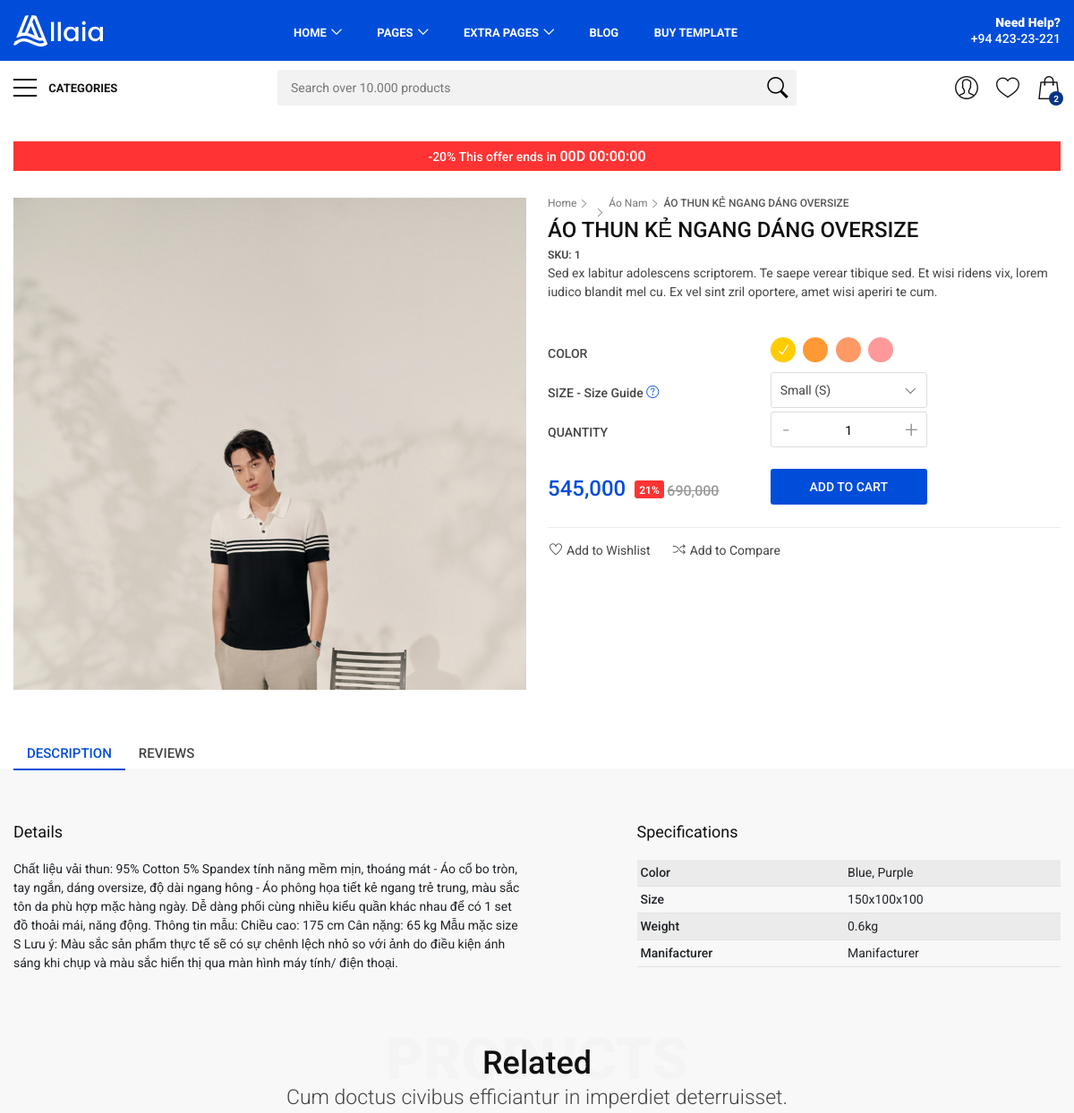
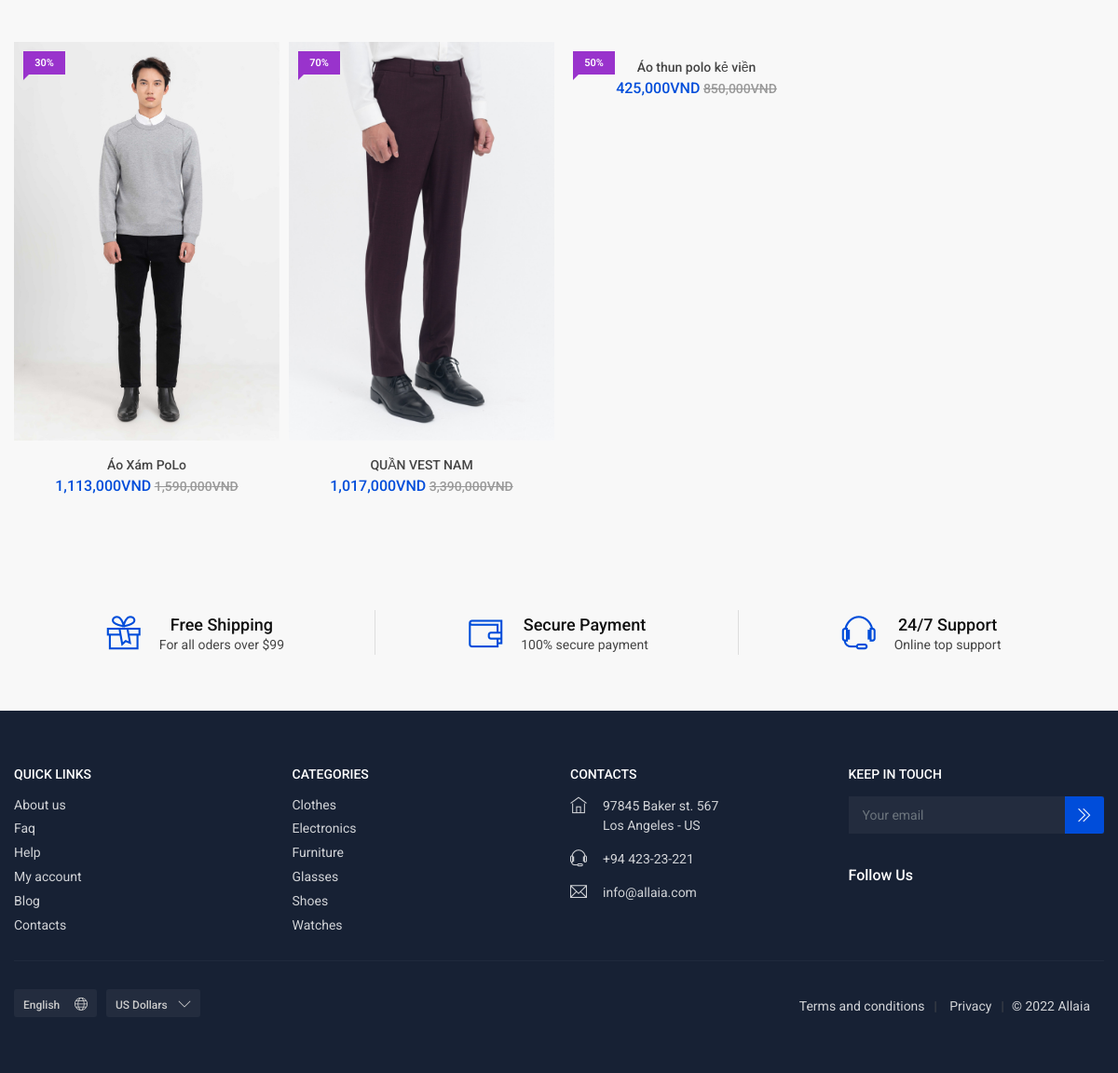
The page /index.php?act=ct&id=6 on the database its author committed (2 pictures, top to bottom).
### tables this page shows
CREATE TABLE `hang_hoa` (
  `ma_hh` int(11) NOT NULL COMMENT 'mã hàng hóa',
  `ten_hh` varchar(50) NOT NULL COMMENT 'tên hàng hóa ',
  `don_gia` double(10,2) NOT NULL COMMENT 'đơn giá ',
  `giam_gia` double(10,2) DEFAULT 0.00 COMMENT 'mức giả giá ',
  `hinh` varchar(50) NOT NULL COMMENT 'hình ảnh ',
  `ngay_nhap` timestamp NOT NULL DEFAULT current_timestamp() ON UPDATE current_timestamp() COMMENT 'ngày nhập ',
  `mo_ta` text DEFAULT NULL COMMENT 'mô tả hàng hóa ',
  `dac_biet` tinyint(1) NOT NULL COMMENT 'trạng thái đặc biệt',
  `so_luot_xem` int(11) NOT NULL DEFAULT 0 COMMENT 'số lượt xem ',
  `ma_loai` int(11) NOT NULL COMMENT 'mã loại '
);

CREATE TABLE `loaihang` (
  `ma_loai` int(11) NOT NULL COMMENT 'Mã Loại Hàng',
  `ten_loai` varchar(50) NOT NULL COMMENT 'Tên Loại Hàng ',
  `hinh_anh` varchar(100) NOT NULL COMMENT 'Hình Ảnh ',
  `trang_thai` varchar(20) NOT NULL COMMENT 'Trạng Thái Danh Mục'
);

### model/pdo.php (called while the page is built, shortened)
<?php
function pdo_get_connection(){
    $servername = "localhost";
    $username = "root";
    $password = "";
    try {
        $conn = new PDO("mysql:host=$servername;dbname=duan001", $username, $password);
        $conn->setAttribute(PDO::ATTR_ERRMODE, PDO::ERRMODE_EXCEPTION);
        return $conn;
    } catch(PDOException $e) {
        echo "Connection failed: " . $e->getMessage();
    }
}
function pdo_query($sql){
    $sql_args=array_slice(func_get_args(),1);
    try{
        $conn=pdo_get_connection();
        $stmt=$conn->prepare($sql);
        $stmt->execute($sql_args);
        $rows=$stmt->fetchAll();
        return $rows;
    }
    catch(PDOException $e){
        throw $e;
    }
    finally{
        unset($conn);
    }
}
function pdo_query_one($sql){
    $sql_args=array_slice(func_get_args(),1);
    try{
        $conn=pdo_get_connection();
        $stmt=$conn->prepare($sql);
        $stmt->execute($sql_args);
        $row=$stmt->fetch(PDO::FETCH_ASSOC);
        return $row;
    }
    catch(PDOException $e){
        throw $e;
    }
    finally{
        unset($conn);
    }
}
?>

### model/select.php (called while the page is built, shortened)
<?php
function loadOne_category($id){
    $sql = "SELECT * FROM loaihang WHERE ma_loai = $id";
    $one_category = pdo_query_one($sql);
    return $one_category;
}
function loadOne_products($id){
    $sql = "SELECT * FROM hang_hoa WHERE ma_hh = ?";
    $one_products = pdo_query_one($sql, $id);
    return $one_products;
}
function load_related_products($id, $ma_loai){
    $sql = "SELECT * FROM hang_hoa WHERE ma_loai = $ma_loai and ma_hh <> $id";
    $related_product = pdo_query($sql);
    return $related_product;
}
?>

### view/sanpham/chitietsp.php (the view, shortened to what this page needs)
<main>
    <div class="container margin_30">
        <div class="countdown_inner">-20% This offer ends in <div data-countdown="2019/05/15" class="countdown"></div>
        </div>
        <div class="row">
            <div class="col-md-6">
                <div class="all">
                    <div class="slider">
                        <div class="owl-carousel owl-theme main">
                            <img src="uploadProducts/<?php echo $sp['hinh'] ?>" alt="../uploadProducts/<?php echo $sp['hinh'] ?>" class="item-box" width="100%">
                        </div>
                    </div>
                </div>
            </div>
            <div class="col-md-6">
                <div class="breadcrumbs">
                    <ul>
                        <li><a href="">Home</a></li>
                        <li><a href=""><?php echo $dm['ten_loai'] ?></a></li>
                        <li><?php echo $sp['ten_hh'] ?></li>
                    </ul>
                </div>
                <div class="prod_info">
                    <h1><?php echo mb_strtoupper($sp['ten_hh']) ?></h1>
                    <p><small>SKU: <?php echo $sp['dac_biet'] ?></small><br>
                    Sed ex labitur adolescens scriptorem. Te saepe verear tibique sed. Et wisi ridens vix, lorem iudico blandit mel cu. Ex vel sint zril oportere, amet wisi aperiri te cum.</p>
                    <div class="prod_options">
                        <div class="row">
                            <label class="col-xl-5 col-lg-5  col-md-6 col-6 pt-0"><strong>Color</strong></label>
                            <div class="col-xl-4 col-lg-5 col-md-6 col-6 colors">
                                <ul>
                                    <li><a href="#0" class="color color_1 active"></a></li>
                                    <li><a href="#0" class="color color_2"></a></li>
                                    <li><a href="#0" class="color color_3"></a></li>
                                    <li><a href="#0" class="color color_4"></a></li>
                                </ul>
                            </div>
                        </div>
                        <div class="row">
                            <label class="col-xl-5 col-lg-5 col-md-6 col-6"><strong>Size</strong> - Size Guide <a href="#0" data-bs-toggle="modal" data-bs-target="#size-modal"><i class="ti-help-alt"></i></a></label>
                            <div class="col-xl-4 col-lg-5 col-md-6 col-6">
                            </div>
                        </div>
                        <div class="row">
                            <label class="col-xl-5 col-lg-5  col-md-6 col-6"><strong>Quantity</strong></label>
                            <div class="col-xl-4 col-lg-5 col-md-6 col-6">
                                <div class="numbers-row">
                                    <input type="text" value="1" id="quantity_1" class="qty2" name="quantity_1">
                                </div>
                            </div>
                        </div>
                    </div>
                    <div class="row">
                        <div class="col-lg-5 col-md-6">
                            <div class="price_main"><span class="new_price"><?php echo number_format($sp['giam_gia']) ?></span><span class="percentage"><?php echo round(($sp['don_gia'] - $sp['giam_gia']) / $sp['don_gia'] * 100)?>%</span> <span class="old_price"><?php echo number_format($sp['don_gia']) ?></span></div>
                        </div>
                        <div class="col-lg-4 col-md-6">
                            <div class="btn_add_to_cart"><a href="#0" class="btn_1">Add to Cart</a></div>
                        </div>
                    </div>
                </div>
                <div class="product_actions">
                    <ul>
                        <li>
                            <a href="#"><i class="ti-heart"></i><span>Add to Wishlist</span></a>
                        </li>
                        <li>
                            <a href="#"><i class="ti-control-shuffle"></i><span>Add to Compare</span></a>
                        </li>
                    </ul>
                </div>
            </div>
        </div>
    </div>
    <div class="tabs_product">
        <div class="container">
            <ul class="nav nav-tabs" role="tablist">
                <li class="nav-item">
                    <a id="tab-A" href="#pane-A" class="nav-link active" data-bs-toggle="tab" role="tab">Description</a>
                </li>
                <li class="nav-item">
                    <a id="tab-B" href="#pane-B" class="nav-link" data-bs-toggle="tab" role="tab">Reviews</a>
                </li>
            </ul>
        </div>
    </div>
    <div class="tab_content_wrapper">
        <div class="container">
            <div class="tab-content" role="tablist">
                <div id="pane-A" class="card tab-pane fade active show" role="tabpanel" aria-labelledby="tab-A">
                    <div id="collapse-A" class="collapse" role="tabpanel" aria-labelledby="heading-A">
                        <div class="card-body">
                            <div class="row justify-content-between">
                                <div class="col-lg-6">
                                    <h3>Details</h3>
                                    <p><?php echo $sp['mo_ta'] ?></p>
                                </div>
                                <div class="col-lg-5">
                                    <h3>Specifications</h3>
                                    <div class="table-responsive">
                                        <table class="table table-sm table-striped">
                                            <tbody>
                                                <tr>
                                                    <td><strong>Color</strong></td>
                                                    <td>Blue, Purple</td>
                                                </tr>
                                                <tr>
                                                    <td><strong>Size</strong></td>
                                                    <td>150x100x100</td>
                                                </tr>
                                                <tr>
                                                    <td><strong>Weight</strong></td>
                                                    <td>0.6kg</td>
                                                </tr>
                                                <tr>
                                                    <td><strong>Manifacturer</strong></td>
                                                    <td>Manifacturer</td>
                                                </tr>
                                            </tbody>
                                        </table>
                                    </div>
                                </div>
                            </div>
                        </div>
                    </div>
                </div>
            </div>
        </div>
        <div class="container margin_60_35">
            <div class="main_title">
                <h2>Related</h2>
                <span>Products</span>
                <p>Cum doctus civibus efficiantur in imperdiet deterruisset.</p>
            </div>
            <div class="owl-carousel owl-theme products_carousel">
                    <?php foreach($related_product as $key => $listRelated): ?>
                        <div class="item">
                            <div class="grid_item">
                                <span class="ribbon new"><?php echo round(($listRelated['don_gia'] - $listRelated['giam_gia']) / $listRelated['don_gia'] * 100)?>%</span>
                                <figure>
                                    <a href="index.php?act=ct&id=<?php echo $listRelated['ma_hh'] ?>">
                                        <img class="owl-lazy" src="uploadProducts/<?php echo $listRelated['hinh'] ?>" data-src="uploadProducts/<?php echo $listRelated['hinh'] ?>" alt="">
                                    </a>
                                </figure>
                                <a href="index.php?act=ct&id=<?php echo $listRelated['ma_hh'] ?>">
                                    <h3><?php echo $listRelated['ten_hh'] ?></h3>
                                </a>
                                <div class="price_box">
									<span class="new_price"><?php echo number_format($listRelated['giam_gia']) ?>VND</span>
									<span class="old_price"><?php echo number_format($listRelated['don_gia']) ?>VND</span>
								</div>
                            </div>
                        </div>
                    <?php endforeach ?>
            </div>
        </div>
        <div class="feat">
            <div class="container">
                <ul>
                    <li>
                        <div class="box">
                            <i class="ti-gift"></i>
                            <div class="justify-content-center">
                                <h3>Free Shipping</h3>
                                <p>For all oders over $99</p>
                            </div>
                        </div>
                    </li>
                    <li>
                        <div class="box">
                            <i class="ti-wallet"></i>
                            <div class="justify-content-center">
                                <h3>Secure Payment</h3>
                                <p>100% secure payment</p>
                            </div>
                        </div>
                    </li>
                    <li>
                        <div class="box">
                            <i class="ti-headphone-alt"></i>
                            <div class="justify-content-center">
                                <h3>24/7 Support</h3>
                                <p>Online top support</p>
                            </div>
                        </div>
                    </li>
                </ul>
            </div>
        </div>
</main>

### view/css/product_page.css (style rules this page uses)
.countdown_inner { background: #F33; color: #fff; margin-bottom: 30px; padding: 5px; text-align: center; font-weight: 500; }
.countdown_inner .countdown { position: static; font-size: 16px; font-size: 1rem; width: auto; margin: 0; display: inline-block; }
.countdown_inner .countdown:before { display: none; }
.all { width: 100%; height: auto; }
.all .slider, .all .slider-two { width: auto; height: auto; overflow: hidden; position: relative; }
.all .slider .item-box, .all .slider-two .item-box { overflow: hidden; width: 100%; height: 100%; position: relative; background-size: cover; background-position: center center; }
.prod_info { border-bottom: 1px solid #ededed; padding-bottom: 25px; }
.prod_info h1 { font-size: 24px; font-size: 1.5rem; margin: 10px 0 2px 0; }
.prod_info p { margin-bottom: 20px; }
.prod_info small { font-weight: 600; }
.prod_options { padding: 20px 0 20px 0; }
.prod_options label { padding-top: 5px; }
.prod_options strong { text-transform: uppercase; font-weight: 500; line-height: 36px; }
.prod_options .colors ul { margin: 0; padding: 0; }
.prod_options .colors ul li { display: inline-block; margin-right: 5px; }
.prod_options .colors ul li a.color { -webkit-border-radius: 50%; -moz-border-radius: 50%; -ms-border-radius: 50%; border-radius: 50%; display: block; width: 28px; height: 28px; position: relative; }
.prod_options .colors ul li a.color.active:before { font-family: 'themify'; content: "\e64c"; color: #fff; font-size: 13px; font-size: 0.8125rem; line-height: 1; position: absolute; font-weight: bold; top: 8px; left: 8px; }
.prod_options .colors ul li a.color.color_1 { background-color: #ffcc00; }
.prod_options .colors ul li a.color.color_2 { background-color: #ff9933; }
.prod_options .colors ul li a.color.color_3 { background-color: #ff9966; }
.prod_options .colors ul li a.color.color_4 { background-color: #ff9999; }
.price_main { line-height: 1; padding-top: 10px; }
.price_main .old_price { font-size: 18px !important; font-size: 1rem !important; }
.price_main .new_price { font-size: 24px; font-size: 1.5rem; }
.price_main .percentage { top: -2px; }
.btn_add_to_cart a.btn_1 { text-transform: uppercase; width: 100%; }
.nav-link { display: block; padding: 0 15px; height: 30px; font-size: 15px; font-size: 0.9375rem; color: #444; }
.nav-tabs { border: none; border-bottom: 2px solid #dee2e6; }
.nav-tabs .nav-item { margin-bottom: -2px; }
.nav-tabs .nav-link { border: none; }
.nav-tabs .nav-link.active, .nav-tabs .nav-item.show .nav-link { border-bottom: 2px solid #004dda; color: #004dda; background-color: transparent; }
.tabs_product { text-align: center; margin-top: 30px; }
.tabs_product .nav-tabs { border: none; border-bottom: 1px solid transparent; display: flex; }
.tabs_product .nav-tabs .nav-item { text-transform: uppercase; font-weight: 500; }
.product_actions ul { margin: 15px 0 0 2px; padding: 0; list-style: none; }
.product_actions ul li { float: left; margin-right: 25px; }
.product_actions ul li a { color: #444; }
.product_actions ul li a i { margin-right: 5px; }
.tab_content_wrapper { background-color: #f8f8f8; padding: 60px 0 35px 0; }
.tab_content_wrapper .card { border: none; background-color: transparent; }
.tab_content_wrapper .card .card-body { padding: 0; }
.tab_content_wrapper .card .card-body h3 { font-size: 18px; font-size: 1.125rem; margin-bottom: 20px; font-weight: 400; }
@media (min-width: 768px) { .tabs_product .nav-tabs { display: flex; } }
@media (min-width: 768px) { .tab_content_wrapper .card { border: none; } }
@media (min-width: 768px) { .tab_content_wrapper .card .collapse { display: block; } }

### rows shown on the page
hang_hoa: hinh (picture), ten_hh "ÁO THUN KẺ NGANG DÁNG OVERSIZE", dac_biet "1", giam_gia "545,000", ($sp['don_gia'] - $sp['giam_gia']) / $sp['don_gia'] * 100 "21", don_gia "690,000", mo_ta "Chất liệu vải thun: 95% Cotton 5% Spandex tính năng mềm mịn, thoáng mát - Áo cổ bo tròn, tay ngắn, dáng oversize, độ dài ngang hông - Áo phông họa tiết kẻ ngang trẻ trung, màu sắc tôn da phù hợp mặc hàng ngày. Dễ dàng phối cùng nhiều kiểu quần khác nhau để có 1 set đồ thoải mái, năng động. Thông tin mẫu: Chiều cao: 175 cm Cân nặng: 65 kg Mẫu mặc size S Lưu ý: Màu sắc sản phẩm thực tế sẽ có sự chênh lệch nhỏ so với ảnh do điều kiện ánh sáng khi chụp và màu sắc hiển thị qua màn hình máy tính/ điện thoại."
loaihang: ten_loai "Áo Nam"
hang_hoa: don_gia+giam_gia "30", hinh (picture), ten_hh "Áo Xám PoLo", giam_gia "1,113,000", don_gia "1,590,000"
hang_hoa: don_gia+giam_gia "70", hinh (picture), ten_hh "QUẦN VEST NAM", giam_gia "1,017,000", don_gia "3,390,000"
hang_hoa: don_gia+giam_gia "50", ten_hh "Áo thun polo kẻ viền", giam_gia "425,000", don_gia "850,000"
